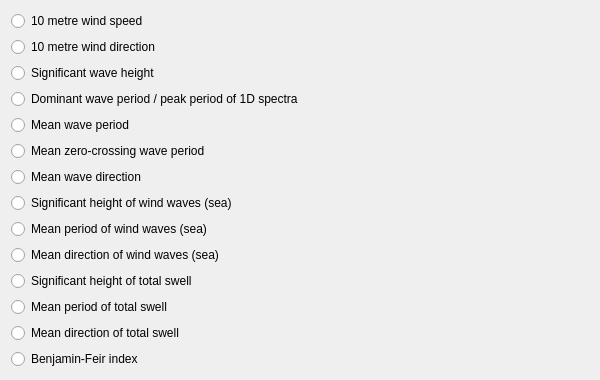
                  <widget class="QWidget" name="scrollAreaWidgetContents_11">
                   <property name="geometry">
                    <rect>
                     <x>0</x>
                     <y>0</y>
                     <width>600</width>
                     <height>334</height>
                    </rect>
                   </property>
                   <layout class="QVBoxLayout" name="verticalLayout_60">
                    <item>
                     <widget class="QRadioButton" name="wind_speed_10">
                      <property name="text">
                       <string>10 metre wind speed</string>
                      </property>
                     </widget>
                    </item>
                    <item>
                     <widget class="QRadioButton" name="wind_direction_10">
                      <property name="text">
                       <string>10 metre wind direction</string>
                      </property>
                     </widget>
                    </item>
                    <item>
                     <widget class="QRadioButton" name="sig_wave_height">
                      <property name="text">
                       <string>Significant wave height</string>
                      </property>
                     </widget>
                    </item>
                    <item>
                     <widget class="QRadioButton" name="dom_wave_period">
                      <property name="text">
                       <string>Dominant wave period / peak period of 1D spectra</string>
                      </property>
                     </widget>
                    </item>
                    <item>
                     <widget class="QRadioButton" name="mean_wave_period">
                      <property name="text">
                       <string>Mean wave period</string>
                      </property>
                     </widget>
                    </item>
                    <item>
                     <widget class="QRadioButton" name="mean_zero_wave_period">
                      <property name="text">
                       <string>Mean zero-crossing wave period</string>
                      </property>
                     </widget>
                    </item>
                    <item>
                     <widget class="QRadioButton" name="mean_wave_dir">
                      <property name="text">
                       <string>Mean wave direction</string>
                      </property>
                     </widget>
                    </item>
                    <item>
                     <widget class="QRadioButton" name="sig_height_wind_waves_sea">
                      <property name="text">
                       <string>Significant height of wind waves (sea)</string>
                      </property>
                     </widget>
                    </item>
                    <item>
                     <widget class="QRadioButton" name="mean_period_wind_wave_sea">
                      <property name="text">
                       <string>Mean period of wind waves (sea)</string>
                      </property>
                     </widget>
                    </item>
                    <item>
                     <widget class="QRadioButton" name="mean_dir_wind_wave_sea">
                      <property name="text">
                       <string>Mean direction of wind waves (sea)</string>
                      </property>
                     </widget>
                    </item>
                    <item>
                     <widget class="QRadioButton" name="sig_height_swell">
                      <property name="text">
                       <string>Significant height of total swell</string>
                      </property>
                     </widget>
                    </item>
                    <item>
                     <widget class="QRadioButton" name="mean_period_swell">
                      <property name="text">
                       <string>Mean period of total swell</string>
                      </property>
                     </widget>
                    </item>
                    <item>
                     <widget class="QRadioButton" name="mean_dir_swell">
                      <property name="text">
                       <string>Mean direction of total swell</string>
                      </property>
                     </widget>
                    </item>
                    <item>
                     <widget class="QRadioButton" name="benjamin_index">
                      <property name="text">
                       <string>Benjamin-Feir index</string>
                      </property>
                     </widget>
                    </item>
                   </layout>
                  </widget>
